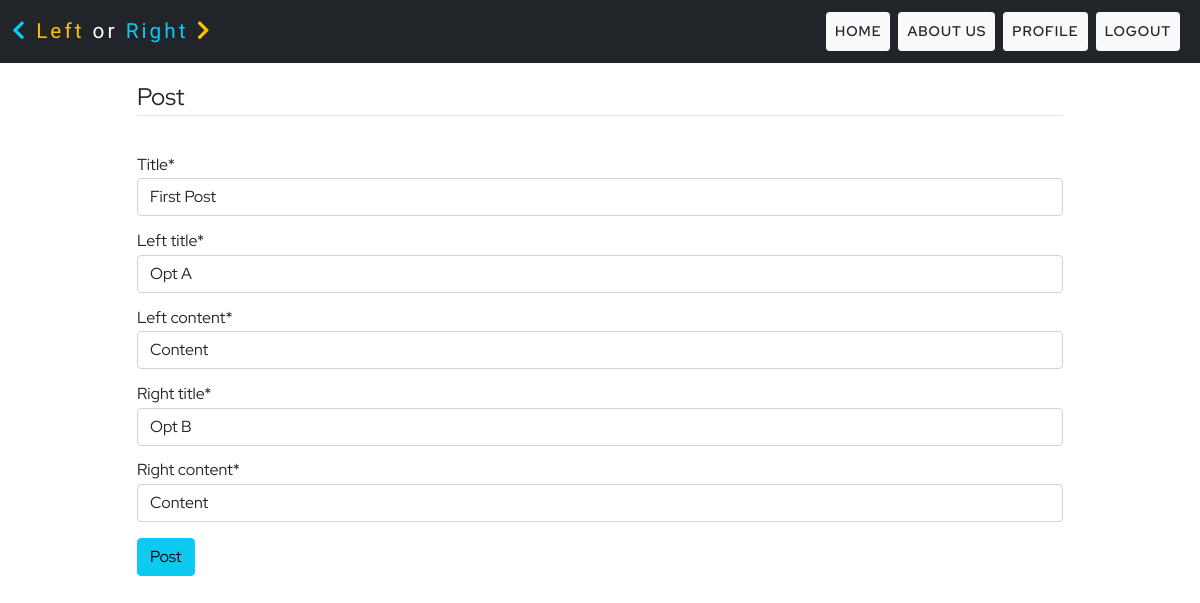
Screenshot of /post/2/update (signed in) with the database file from the repository.
### feed/models.py (models this page shows, shortened)
class Post(models.Model):
    title = models.CharField(max_length=250)
    datetime = models.DateTimeField(default=timezone.now)
    uname = models.ForeignKey(User, on_delete=models.CASCADE)
    left_title = models.CharField(max_length=200, default='')
    left_content = models.CharField(max_length=200, default='')
    left_vote = models.ManyToManyField(User, blank=True, related_name='left_vote')
    right_title = models.CharField(max_length=200, default='')
    right_content = models.CharField(max_length=200, default='')
    right_vote = models.ManyToManyField(User, blank=True, related_name='right_vote')

### feed/views.py (the view, shortened to what this page needs)
# urls.py: path('post/<int:pk>/update', UpdatePostView.as_view(), name='update_post'),
class UpdatePostView(LoginRequiredMixin, UpdateView, UserPassesTestMixin):
    model = Post
    fields = ['title', 'left_title', 'left_content', 'right_title', 'right_content']
    success_url = '/home'

### feed/templates/feed/post_form.html (shortened to what this page needs)
{% extends 'feed/base.html' %}
{% load crispy_forms_tags %}
{% block content %}
<div class="container">
    <div class="row justify-content-center my-3">
        <div class="col-10 red-hat-font">
            <form action="" method="POST">
                <fieldset class="form-group">
                    <legend class="border-bottom mb-4">
                        Post
                    </legend>
                    {{form | crispy}}
                </fieldset>
                <div class="form-group my-3">
                    <button class="btn btn-info" type="submit">
                        Post
                    </button>
                </div>
            </form>
        </div>
    </div>
</div>
{% endblock content %}

### feed/static/css/main.css (style rules this page uses)
.red-hat-font { font-family: 'Red Hat Display', sans-serif; }
label { padding: 0.8em 0 0.1em 0; }

### rows the page displays
Post: title "First Post", left_title "Opt A", left_content "Content", right_title "Opt B", right_content "Content"
